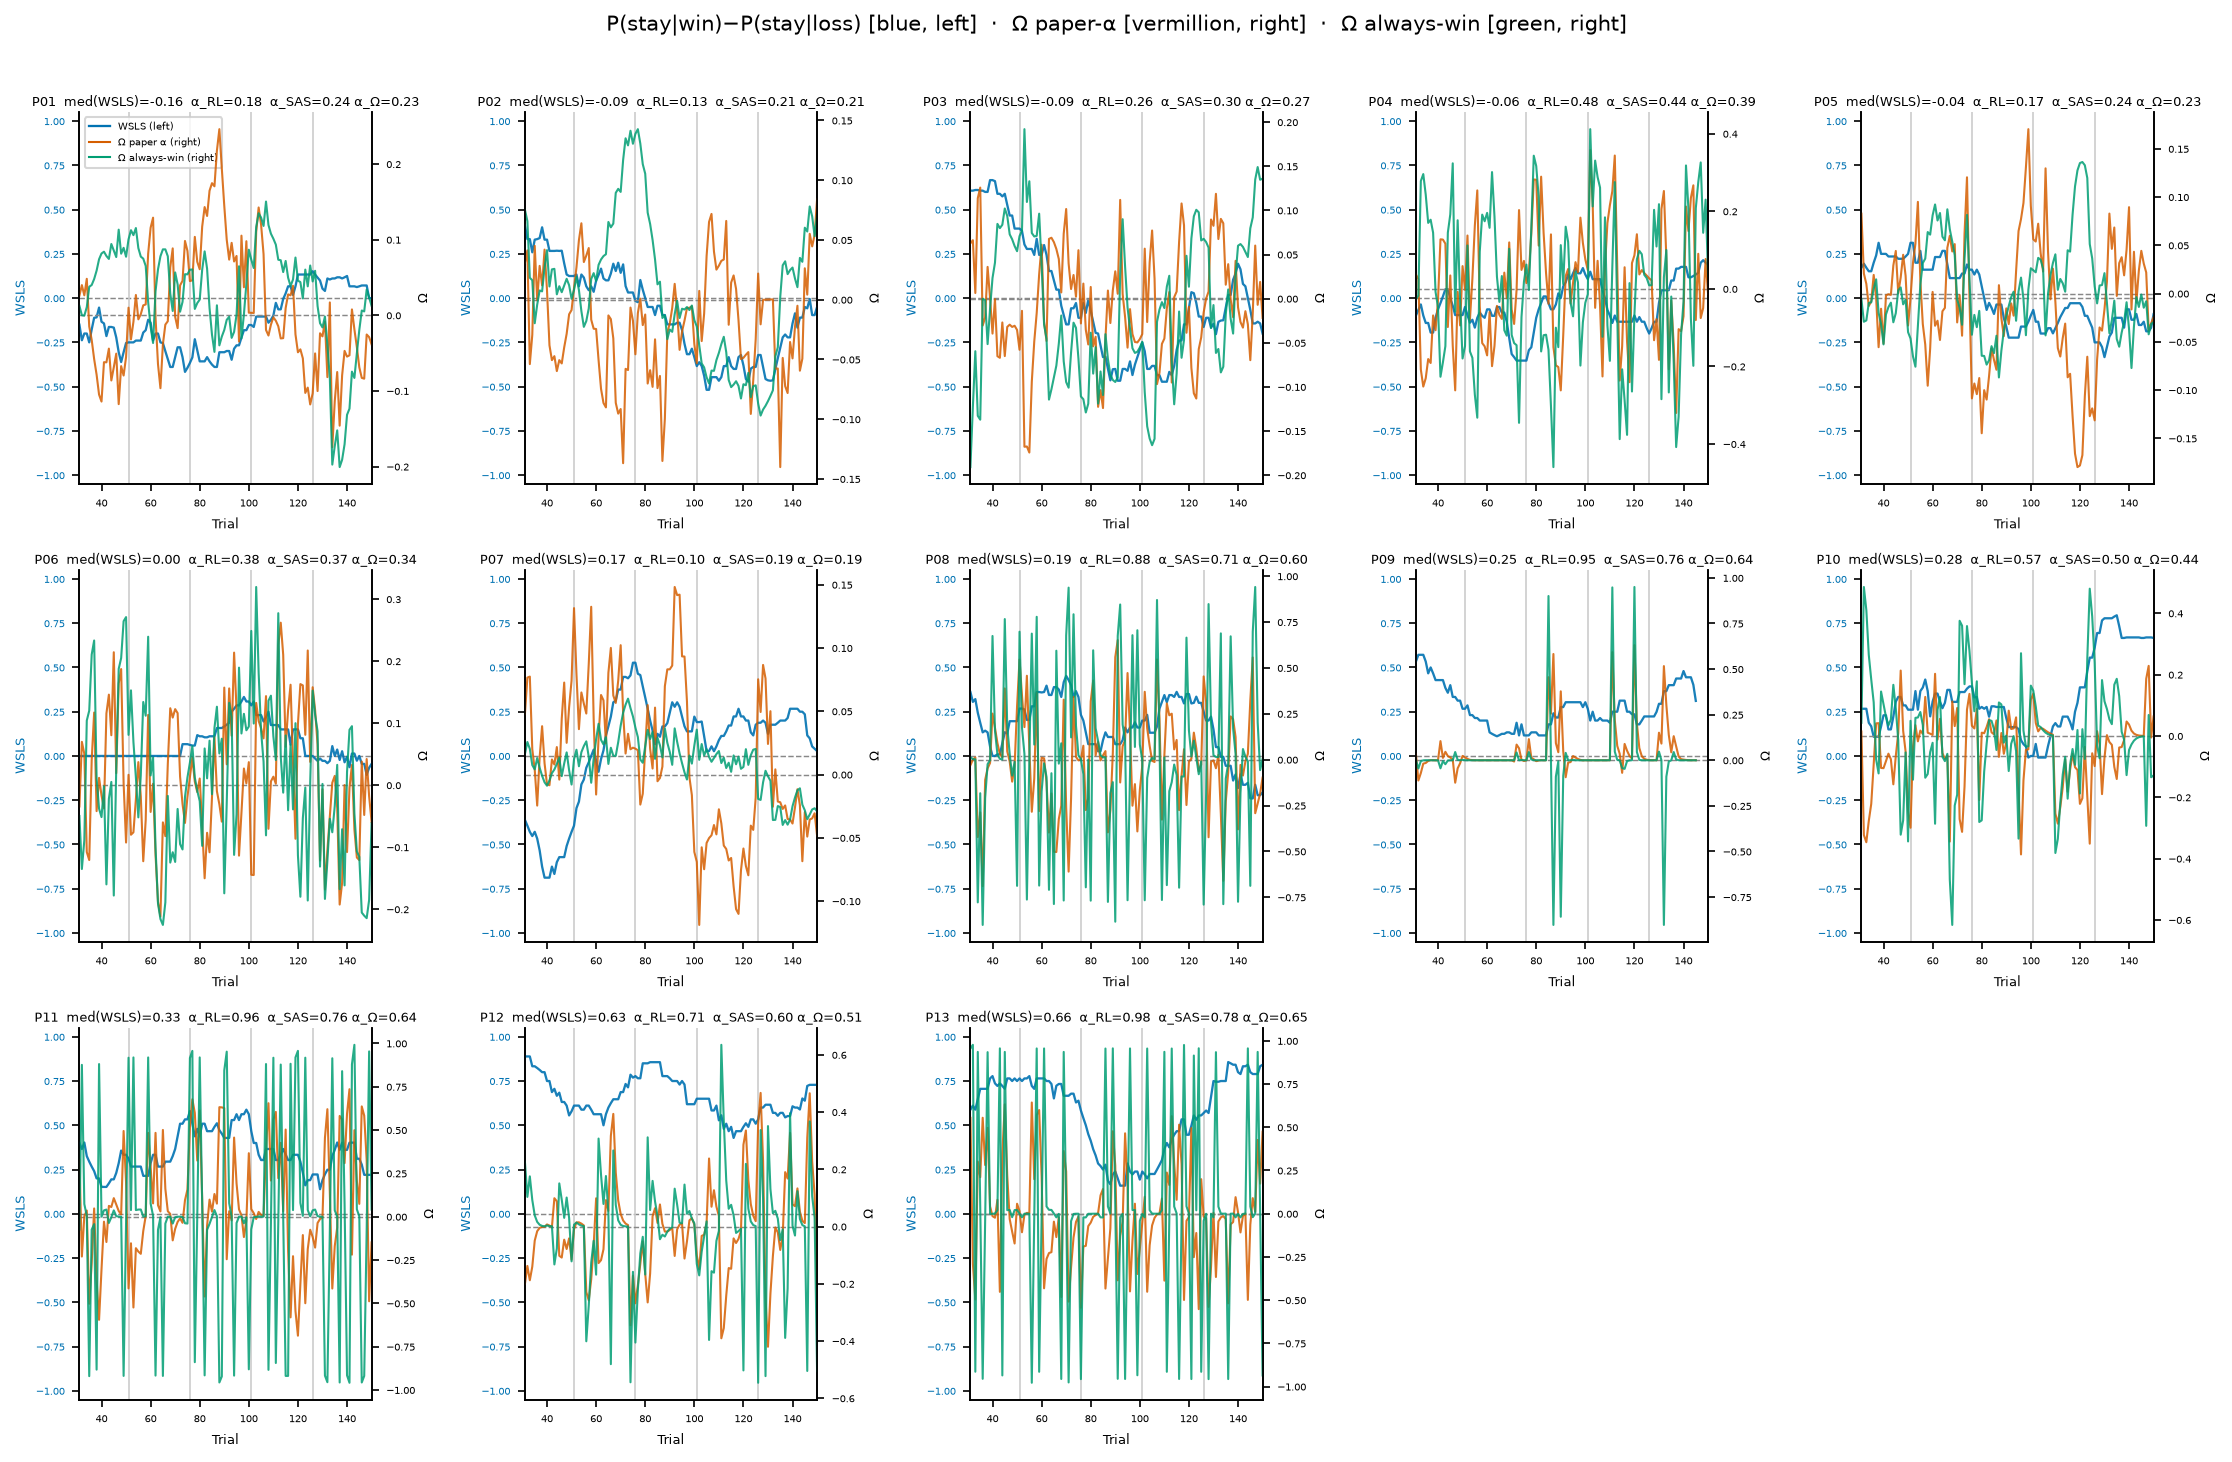

Source code (Python):
"""
Running WSLS + Transfer Entropy (Ω) for 13 valid subjects
(understood 50/50/50 AND felt_different == "no").

State  S  : previous coin outcome — win=1, loss=0
Action A  : arm chosen — left=0, up=1, right=2
Next st S': current coin outcome — win=1, loss=0

P_actor[s, a] = P(win | prev_outcome=s, arm=a), init 0.5
P_spec[s]     = P(win | prev_outcome=s),         init 0.5
Ω             = leaky integrator of instantaneous TE, init 0

Two approaches, both plotted on the same 13 panels:

  Approach 1 — Personalized paper parameters, standard TE
    Per-subject z-score from RL-fit α distribution (13 valid subjects),
    mapped onto Uncontrollable-Group paper parameters (Ligneul et al. 2022):
      α_SAS'_i = α_SS'_i = clip(0.47 + z_i × 0.23, ε, 1−ε)
      α_Ω_i               = clip(0.41 + z_i × 0.18, ε, 1−ε)
    inst_causality (standard): P_actor(S'_obs | A, S) − P_spec(S'_obs | S)
      — sign flips on loss trials

  Approach 2 — RL α, always-win TE
    All three rates = per-subject median RL α (posterior from draws_m1.nc).
    inst_causality (always-win): P_actor(win | A, S) − P_spec(win | S)
      — always the win column; captures illusion-of-control framing
"""

import os
import re
import warnings
import numpy as np
import pandas as pd
import arviz as az
import matplotlib
matplotlib.use("Agg")
import matplotlib.pyplot as plt

warnings.filterwarnings("ignore")

os.chdir(os.path.dirname(os.path.abspath(__file__)))

# ── paths ─────────────────────────────────────────────────────────────────────
DATA_DIR   = "../../data/ioc-all-fixed-pilot/task"
DRAWS_PATH = "../param_recovery/draws_m1.nc"

# ── exclusions (same as running_wsls.py) ─────────────────────────────────────
MISUNDERSTOOD  = {"67dae998d8f2cfb8a8e3bf03"}
FELT_DIFFERENT = {
    "677009b08130c3028f6a8a6d",
    "68598a1d4cebd213b2abb1d9",
    "69b7e04340b00585acbb91ac",
    "6a0092581cd317f1ff1765a2",
}
EXCLUDED = MISUNDERSTOOD | FELT_DIFFERENT

KEY_TO_ARM   = {"arrowleft": 0, "arrowup": 1, "arrowright": 2}
WINDOW       = 30
EPS          = 1e-6

# ── paper parameters (Ligneul 2022, Uncontrollable Group) ────────────────────
PAPER_MU_SAS  = 0.47
PAPER_SD_SAS  = 0.23
PAPER_MU_OM   = 0.41
PAPER_SD_OM   = 0.18

# ── colours (Okabe-Ito palette) ───────────────────────────────────────────────
WSLS_COL  = "#0072B2"   # blue
P1_COL    = "#D55E00"   # vermillion  — personalized paper α, standard TE
P2_COL    = "#009E73"   # bluish-green — RL α, always-win TE
ZERO_COL  = "#888888"
BLOCK_COL = "#cccccc"
BLOCK_STARTS = [51, 76, 101, 126]


# ── data loading ──────────────────────────────────────────────────────────────
def load_subjects(data_dir):
    """Load all subjects in sorted order (matches draws_m1.nc indexing)."""
    subjects = []
    for fname in sorted(os.listdir(data_dir)):
        if not fname.endswith(".csv"):
            continue
        m = re.match(r"ioc-all_([a-f0-9]{24})_SESSION", fname)
        if not m:
            continue
        pid = m.group(1)
        df = pd.read_csv(os.path.join(data_dir, fname), low_memory=False)
        gb = (
            df[
                (df["task"] == "gambling_choice") &
                (df["block_number"].astype(str) != "training") &
                (df["is_choice_valid"].astype(str).str.lower() == "true")
            ]
            .copy()
            .assign(block_number=lambda x: x["block_number"].astype(int))
            .sort_values(["block_number", "trial_number"])
            .reset_index(drop=True)
        )
        choices = gb["choice_key"].map(KEY_TO_ARM).values.astype(int)
        rewards = gb["reward"].astype(float).values
        subjects.append({
            "pid":      pid,
            "excluded": pid in EXCLUDED,
            "choices":  choices,
            "rewards":  rewards,
        })
    return subjects


def load_per_subject_alpha(draws_path, n_all):
    """Return median α for each of n_all subjects from draws_m1.nc."""
    idata = az.from_netcdf(draws_path)
    alpha = idata.posterior["alpha_sbj"].values   # (chains, draws, subjects)
    flat  = alpha.reshape(-1, alpha.shape[-1])    # (total_draws, subjects)
    return np.median(flat, axis=0)                # shape (n_all,)


# ── running WSLS ──────────────────────────────────────────────────────────────
def running_wsls(choices, rewards, window=WINDOW):
    """30-trial rolling WSLS: P(stay|win) − P(stay|loss)."""
    T           = len(choices)
    stay        = (choices[1:] == choices[:-1]).astype(float)
    reward_prev = rewards[:-1]
    n_points    = T - window
    wsls        = np.full(n_points, np.nan)
    for i in range(window - 1, T - 1):
        idx       = i - (window - 1)
        s         = stay[i - window + 1 : i + 1]
        r         = reward_prev[i - window + 1 : i + 1]
        win_mask  = r == 1
        lose_mask = r == 0
        if win_mask.sum() > 0 and lose_mask.sum() > 0:
            wsls[idx] = s[win_mask].mean() - s[lose_mask].mean()
    x = np.arange(window + 1, T + 1)
    return x, wsls


# ── TE / Ω estimation ─────────────────────────────────────────────────────────
def compute_omega(choices, rewards, alpha_sas, alpha_ss, alpha_omega,
                  always_win=False):
    """
    Compute trial-by-trial Ω for a single subject.

    Parameters
    ----------
    choices     : int array, length T
    rewards     : float array {0,1}, length T
    alpha_sas   : learning rate for P_actor (SAS' model)
    alpha_ss    : learning rate for P_spec  (SS'  model)
    alpha_omega : learning rate for Ω leaky integrator
    always_win  : if True, inst = P_actor(win|A,S) − P_spec(win|S) every trial

    Returns
    -------
    omega_trace : float array, length T (nan for trial 0)
    """
    N_STATES = 2
    N_ARMS   = 3

    P_actor = np.full((N_STATES, N_ARMS), 0.5)   # P(win | prev_outcome, arm)
    P_spec  = np.full(N_STATES, 0.5)             # P(win | prev_outcome)
    omega   = 0.0

    T           = len(choices)
    omega_trace = np.full(T, np.nan)

    for t in range(1, T):
        s       = int(rewards[t - 1])   # previous outcome (0 or 1)
        a       = int(choices[t])       # current arm
        s_prime = int(rewards[t])       # current outcome (0 or 1)

        # ── instantaneous causality ───────────────────────────────────────────
        if always_win:
            inst = P_actor[s, a] - P_spec[s]
        else:
            if s_prime == 1:
                inst = P_actor[s, a] - P_spec[s]
            else:
                inst = (1.0 - P_actor[s, a]) - (1.0 - P_spec[s])

        # ── leaky-integrator Ω update ─────────────────────────────────────────
        omega = omega + alpha_omega * (inst - omega)
        omega_trace[t] = omega

        # ── Rescorla-Wagner probability updates ───────────────────────────────
        delta_actor   = float(s_prime) - P_actor[s, a]
        delta_spec    = float(s_prime) - P_spec[s]
        P_actor[s, a] = np.clip(P_actor[s, a] + alpha_sas * delta_actor, EPS, 1 - EPS)
        P_spec[s]     = np.clip(P_spec[s]     + alpha_ss  * delta_spec,  EPS, 1 - EPS)

    return omega_trace


# ── plotting ──────────────────────────────────────────────────────────────────
def plot_combined(subjects, out_path):
    """
    3×5 grid (13 panels), each showing WSLS + two Ω traces, sorted by median WSLS.
    """
    n     = len(subjects)
    ncols = 5
    nrows = int(np.ceil(n / ncols))

    fig, axes = plt.subplots(
        nrows, ncols,
        figsize=(15, nrows * 3.2),
        sharey=False,
    )
    axes_flat = axes.flatten()

    for i, s in enumerate(subjects):
        ax_left  = axes_flat[i]
        ax_right = ax_left.twinx()

        # reference lines + block markers
        ax_left.axhline(0,  color=ZERO_COL, linewidth=0.7, linestyle="--", zorder=1)
        ax_right.axhline(0, color=ZERO_COL, linewidth=0.7, linestyle="--", zorder=1)
        for bs in BLOCK_STARTS:
            ax_left.axvline(bs, color=BLOCK_COL, linewidth=0.8, zorder=1)

        # ── WSLS (left axis) ─────────────────────────────────────────────────
        ax_left.plot(
            s["x"], s["wsls"],
            color=WSLS_COL, linewidth=1.1, alpha=0.9, zorder=3,
            label="WSLS",
        )
        ax_left.set_ylim(-1.05, 1.05)
        ax_left.set_ylabel("WSLS", fontsize=6, color=WSLS_COL)
        ax_left.tick_params(axis="y", labelsize=5, labelcolor=WSLS_COL)

        # ── Ω — personalized paper α, standard TE (vermillion) ───────────────
        ax_right.plot(
            s["x"], s["omega_p1"],
            color=P1_COL, linewidth=1.0, alpha=0.85, zorder=2,
            label="Ω paper",
        )

        # ── Ω — RL α, always-win TE (bluish-green) ───────────────────────────
        ax_right.plot(
            s["x"], s["omega_p2"],
            color=P2_COL, linewidth=1.0, alpha=0.85, zorder=2,
            label="Ω win",
        )

        ax_right.set_ylabel("Ω", fontsize=6)
        ax_right.tick_params(axis="y", labelsize=5)

        # ── panel title ──────────────────────────────────────────────────────
        ax_left.set_title(
            f"P{i+1:02d}  med(WSLS)={s['median_wsls']:.2f}"
            f"  α_RL={s['alpha_rl']:.2f}"
            f"  α_SAS={s['alpha_sas']:.2f} α_Ω={s['alpha_om']:.2f}",
            fontsize=6, pad=3,
        )
        ax_left.set_xlim(WINDOW + 1, 150)
        ax_left.set_xlabel("Trial", fontsize=6)
        ax_left.tick_params(axis="x", labelsize=5)
        ax_left.spines[["top"]].set_visible(False)
        ax_right.spines[["top"]].set_visible(False)

    # legend in first panel
    from matplotlib.lines import Line2D
    legend_elements = [
        Line2D([0], [0], color=WSLS_COL, linewidth=1.1, label="WSLS (left)"),
        Line2D([0], [0], color=P1_COL,   linewidth=1.0, label="Ω paper α (right)"),
        Line2D([0], [0], color=P2_COL,   linewidth=1.0, label="Ω always-win (right)"),
    ]
    axes_flat[0].legend(handles=legend_elements, fontsize=5, loc="upper left")

    for j in range(n, len(axes_flat)):
        axes_flat[j].set_visible(False)

    fig.suptitle(
        "P(stay|win)−P(stay|loss) [blue, left]  ·  "
        "Ω paper-α [vermillion, right]  ·  "
        "Ω always-win [green, right]",
        fontsize=10, y=1.01,
    )
    plt.tight_layout()
    plt.savefig(out_path, dpi=150, bbox_inches="tight")
    plt.close(fig)
    print(f"Saved → {out_path}")


# ── main ──────────────────────────────────────────────────────────────────────
def main():
    # load all subjects (preserve index ordering for draws_m1.nc)
    all_subjects = load_subjects(DATA_DIR)
    n_all        = len(all_subjects)
    print(f"Total subjects loaded: {n_all}")

    alpha_per_subj = load_per_subject_alpha(DRAWS_PATH, n_all)
    print(f"Per-subject α (M1 posterior medians): {np.round(alpha_per_subj, 3)}")

    # attach RL alphas and filter to valid subjects
    valid = []
    for i, s in enumerate(all_subjects):
        s["alpha_rl"] = float(alpha_per_subj[i])
        if not s["excluded"]:
            valid.append(s)
    print(f"Valid subjects: {len(valid)}")

    # ── z-score personalisation across the 13 valid subjects ─────────────────
    alpha_rl_valid = np.array([s["alpha_rl"] for s in valid])
    mean_rl = alpha_rl_valid.mean()
    std_rl  = alpha_rl_valid.std(ddof=1)
    print(f"RL α across valid subjects — mean={mean_rl:.3f}, std={std_rl:.3f}")

    for s in valid:
        z_i = (s["alpha_rl"] - mean_rl) / std_rl
        s["alpha_sas"] = float(np.clip(PAPER_MU_SAS + z_i * PAPER_SD_SAS, EPS, 1 - EPS))
        s["alpha_ss"]  = float(np.clip(PAPER_MU_SAS + z_i * PAPER_SD_SAS, EPS, 1 - EPS))
        s["alpha_om"]  = float(np.clip(PAPER_MU_OM  + z_i * PAPER_SD_OM,  EPS, 1 - EPS))

    # ── compute WSLS and both Ω traces ────────────────────────────────────────
    for s in valid:
        choices = s["choices"]
        rewards = s["rewards"]

        s["x"], s["wsls"] = running_wsls(choices, rewards)
        s["median_wsls"]  = float(np.nanmedian(s["wsls"]))

        # Approach 1: personalized paper alphas, standard TE
        omega_p1 = compute_omega(
            choices, rewards,
            s["alpha_sas"], s["alpha_ss"], s["alpha_om"],
            always_win=False,
        )
        # Approach 2: RL alpha for all rates, always-win TE
        omega_p2 = compute_omega(
            choices, rewards,
            s["alpha_rl"], s["alpha_rl"], s["alpha_rl"],
            always_win=True,
        )

        idx = s["x"] - 1   # 0-based indices matching 1-based trial numbers
        s["omega_p1"] = omega_p1[idx]
        s["omega_p2"] = omega_p2[idx]

    # sort by median WSLS ascending
    valid.sort(key=lambda s: s["median_wsls"])

    # ── produce single combined figure ────────────────────────────────────────
    plot_combined(valid, out_path="running_wsls_te.png")

    print("Done.")


if __name__ == "__main__":
    main()
